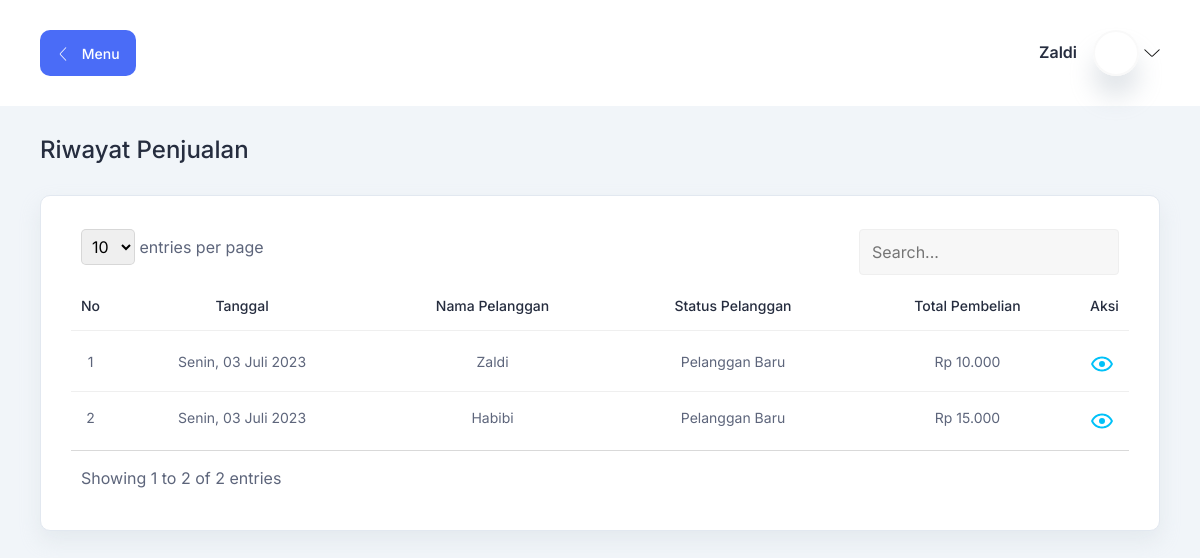
Page /index.php?h=riwayat_penjualan (signed in) on the committed database.
### tables this page shows
CREATE TABLE `penjualan`(
    `id` BIGINT UNSIGNED AUTO_INCREMENT,
    `id_kasir` BIGINT UNSIGNED,
    `id_pelanggan` BIGINT UNSIGNED NULL,
    `nama` VARCHAR(255),
    `tunai` BIGINT UNSIGNED,
    `tanggal_waktu` VARCHAR(255),
    PRIMARY KEY (`id`),
    FOREIGN KEY (`id_kasir`) REFERENCES kasir (`id`) ON DELETE CASCADE,
    FOREIGN KEY (`id_pelanggan`) REFERENCES pelanggan (`id`) ON DELETE CASCADE 
);

### database/connection.php (called while the page is built, shortened)
<?php
function indoensiaDateWithDay($date)
{
  $tanggal = explode('-', $date)[2];
  $bulan = explode('-', $date)[1];
  $tahun = explode('-', $date)[0];
  return DAY_IN_INDONESIA[Date("w", strtotime($date))] . ', ' . $tanggal . ' ' . MONTH_IN_INDONESIA[$bulan - 1] . ' ' . $tahun;
}

### halaman/riwayat_penjualan/index.php (the view, shortened to what this page needs)
<section class="table-components">
    <div class="container-fluid">
        <div class="title-wrapper pt-30">
            <div class="row align-items-center">
                <div class="col">
                    <div class="title mb-30">
                        <h3>Riwayat Penjualan</h3>
                    </div>
                </div>
            </div>
        </div>
        <div class="tables-wrapper">
            <div class="row">
                <div class="col-lg-12">
                    <div class="card-style mb-30">
                        <div class="table-responsive">
                            <table id="table" class="table">
                                <thead>
                                    <tr>
                                        <th class="text-center fit">
                                            <h6>No</h6>
                                        </th>
                                        <th class="text-center">
                                            <h6>Tanggal</h6>
                                        </th>
                                        <th class="text-center">
                                            <h6>Nama Pelanggan</h6>
                                        </th>
                                        <th class="text-center">
                                            <h6>Status Pelanggan</h6>
                                        </th>
                                        <th class="text-center">
                                            <h6>Total Pembelian</h6>
                                        </th>
                                        <th class="fit">
                                            <h6>Aksi</h6>
                                        </th>
                                    </tr>
                                </thead>
                                <?php
                                $q = "
                                    SELECT
                                        p.*,
                                        DATE(p.tanggal_waktu) tanggal,
                                        IFNULL(SUM(dp.jumlah * dp.harga), 0) total
                                    FROM
                                        penjualan p
                                    INNER JOIN
                                        detail_penjualan dp
                                    ON
                                        dp.id_penjualan=p.id
                                ";
                                if ($_SESSION['user']['status'] == 'KASIR')
                                    $q .= " WHERE p.id_kasir=" . $_SESSION['user']['id_kasir'];
                                $q .= "
                                    GROUP BY
                                        p.id
                                    ORDER BY
                                        p.tanggal_waktu DESC";
                                $result = $conn->query($q);
                                $no = 1;
                                ?>
                                <tbody>
                                    <?php if ($result->num_rows) : ?>
                                        <?php while ($row = $result->fetch_assoc()) : ?>
                                            <tr>
                                                <td class="text-center fit">
                                                    <p><?= $no++; ?></p>
                                                </td>
                                                <td class="text-center">
                                                    <p><?= indoensiaDateWithDay($row['tanggal']); ?></p>
                                                </td>
                                                <td class="text-center">
                                                    <p><?= $row['nama']; ?></p>
                                                </td>
                                                <td class="text-center">
                                                    <p><?= $row['id_pelanggan'] ? 'Pelanggan Tetap' : 'Pelanggan Baru'; ?></p>
                                                </td>
                                                <td class="text-center">
                                                    <p>Rp <?= number_format($row['total'], 0, ",", "."); ?></p>
                                                </td>
                                                <td>
                                                    <?php if ($_SESSION['user']['status'] == 'KASIR') : ?>
                                                        <div class="action">
                                                            <a href="?h=detail_riwayat_penjualan&id=<?= $row['id']; ?>" class="text-secondary" title="Lihat Detail Penjualan">
                                                            </a>
                                                        </div>
                                                    <?php endif; ?>
                                                </td>
                                            </tr>
                                        <?php endwhile; ?>
                                    <?php else : ?>
                                        <tr>
                                            <td class="text-center" colspan="4">Data Kosong</td>
                                        </tr>
                                    <?php endif; ?>
                                </tbody>
                            </table>
                        </div>
                    </div>
                </div>
            </div>
        </div>
    </div>
</section>

### assets/css/fullcalendar.css (style rules this page uses)
:root { --fc-daygrid-event-dot-width: 8px; }
:root { --fc-list-event-dot-width: 10px; --fc-list-event-hover-bg-color: #f5f5f5; }

### assets/css/datatable.css (style rules this page uses)
.dataTable-table { max-width: 100%; width: 100%; border-spacing: 0; border-collapse: separate; }
.dataTable-table > tbody > tr > td, .dataTable-table > tbody > tr > th, .dataTable-table > tfoot > tr > td, .dataTable-table > tfoot > tr > th, .dataTable-table > thead > tr > td, .dataTable-table > thead > tr > th { vertical-align: top; padding: 8px 10px; }
.dataTable-table > thead > tr > th { vertical-align: bottom; text-align: left; border-bottom: 1px solid #d9d9d9; }
.dataTable-table th { vertical-align: bottom; text-align: left; }

### index.php (style rules this page uses)
.fit { width: 1%; white-space: nowrap; }

### rows in the picture
penjualan: tanggal "Senin, 03 Juli 2023", nama "Zaldi", shows "Pelanggan Baru", total "10.000"
penjualan: tanggal "Senin, 03 Juli 2023", nama "Habibi", shows "Pelanggan Baru", total "15.000"

### other values in the picture
$_SESSION['user']['nama'] "Zaldi"
